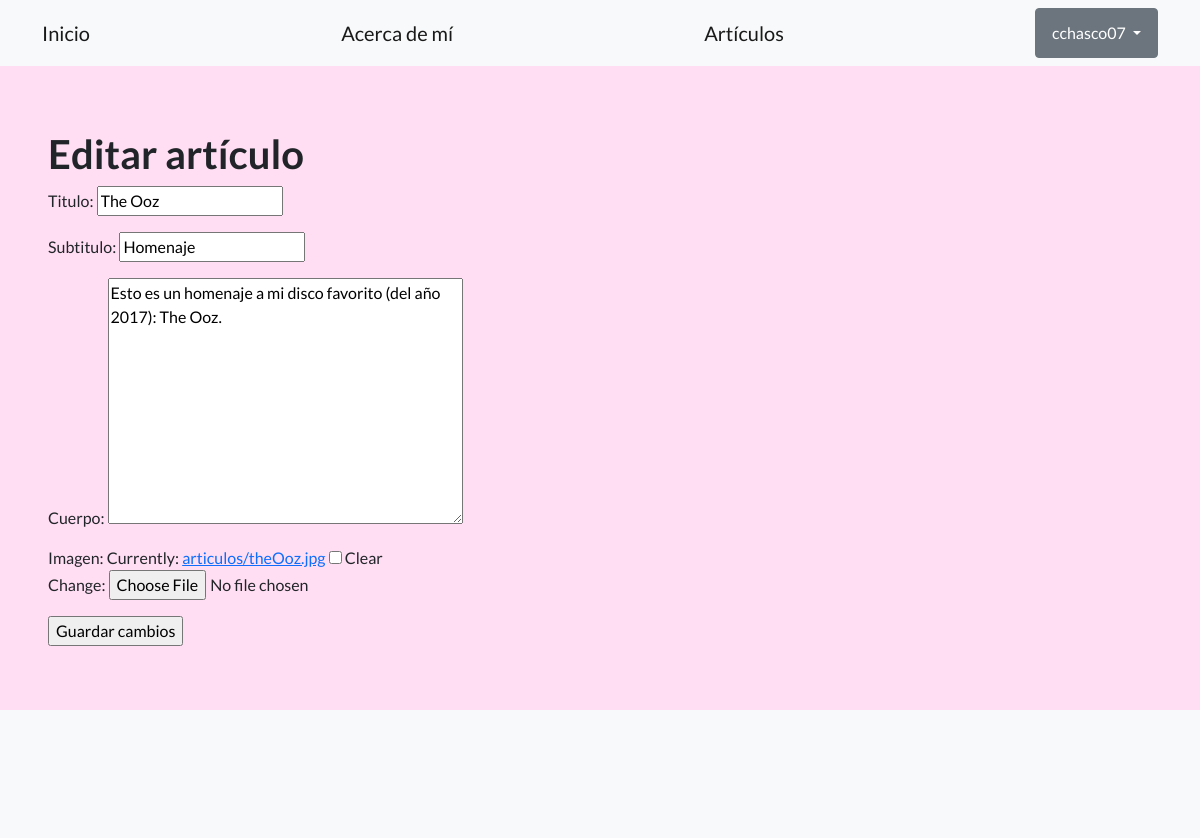
Screenshot of /editar_articulo/11/ (signed in) with the database file from the repository.
### Blog/models.py (models this page shows, shortened)
class Articulo(models.Model):
    id = models.AutoField(primary_key=True)
    titulo = models.CharField(max_length=200)
    subtitulo = models.CharField(max_length=200)
    cuerpo = models.TextField()
    autor = models.ForeignKey(Perfil, on_delete=models.CASCADE)
    fecha = models.DateField(auto_now_add=True)
    imagen = models.ImageField(upload_to='articulos/', null=True, blank=True)

### Blog/views.py (the view)
# urls.py: path('editar_articulo/<int:pk>/', views.editar_articulo, name='editar_articulo'),
@login_required
def editar_articulo(request, pk):
    articulo = get_object_or_404(Articulo, pk=pk)
    if request.user != articulo.autor.user:
        return redirect('detalle_articulo', pk=articulo.pk)
    if request.method == 'POST':
        formulario = FormularioArticulo(request.POST, instance=articulo)
        if formulario.is_valid():
            formulario.save()
            return redirect('detalle_articulo', pk=articulo.pk)
    else:
        formulario = FormularioArticulo(instance=articulo)
    contexto = {
        'formulario': formulario,
        'articulo': articulo
    }
    return render(request, 'Blog/editar_articulo.html', contexto)

### Blog/forms.py
class FormularioArticulo(forms.ModelForm):
    class Meta:
        model = Articulo
        fields = ('titulo', 'subtitulo', 'cuerpo', 'imagen')

### Blog/templates/Blog/editar_articulo.html (shortened to what this page needs)
{% extends 'Blog/base.html' %}
{% load static %}
{% block contenido %}
    <h1>Editar artículo</h1>
    <form method="post">
        {{ formulario.as_p }}
        <input type="submit" value="Guardar cambios">
    </form>
{% endblock contenido %}

### Blog/templates/Blog/base.html (shortened to what this page needs)
{% load static %}
<!DOCTYPE html>
<html lang="en">
    <head>
        <link href="https://cdn.jsdelivr.net/npm/bootstrap-icons@1.5.0/font/bootstrap-icons.css" rel="stylesheet" type="text/css" />
        <link href="{% static 'css/styles.css' %}" rel="stylesheet" />
    </head>
    <body>
        <nav class="navbar navbar-light bg-light static-top">
            <div class="container">
                <a class="navbar-brand" href="{% url 'home' %}">Inicio</a>
                <a class="navbar-brand" href="{% url 'acerca_de' %}">Acerca de mí</a>
                <a class="navbar-brand" href="{% url 'lista_articulos' %}">Artículos</a>
                {% if user.is_authenticated %}
            <div class="dropdown">
                    <button class="btn btn-secondary dropdown-toggle" type="button" id="dropdownMenuButton1" data-bs-toggle="dropdown" aria-expanded="false">
                        <div style="display: inline-flex;">
                            <span>{{ user.username }}</span>
                        </div>
                    </button>
                    </div>
                </div>
                {% else %}
                <a class="btn btn-primary" href="{% url 'iniciar_sesion' %}">Iniciar sesión</a>
                <a class="btn btn-success" href="{% url 'registro' %}">Crear nueva cuenta</a>
                {% endif %}
        </nav>
        <section style="padding:4rem 3rem;">
            {% block contenido %}{% endblock contenido %}
        </section>
        <footer class="footer bg-light">
        </footer>
    </body>
</html>

### Blog/templates/Blog/base.html (style rules this page uses)
html, body { height: 100%; margin: 0; padding: 0; }
body { background-color: #FFDDF2; }
.navbar { margin-bottom: 0; }
.navbar-brand { color: rgba(0, 0, 0, 0.5); }
.footer { background-color: #FFDDF2; margin-top: auto; padding: 20px; }

### rows the page displays
Articulo: titulo "The Ooz", subtitulo "Homenaje", cuerpo "Esto es un homenaje a mi disco favorito (del año 2017): The Ooz."

### other values shown
{{ user.username }} "cchasco07"
